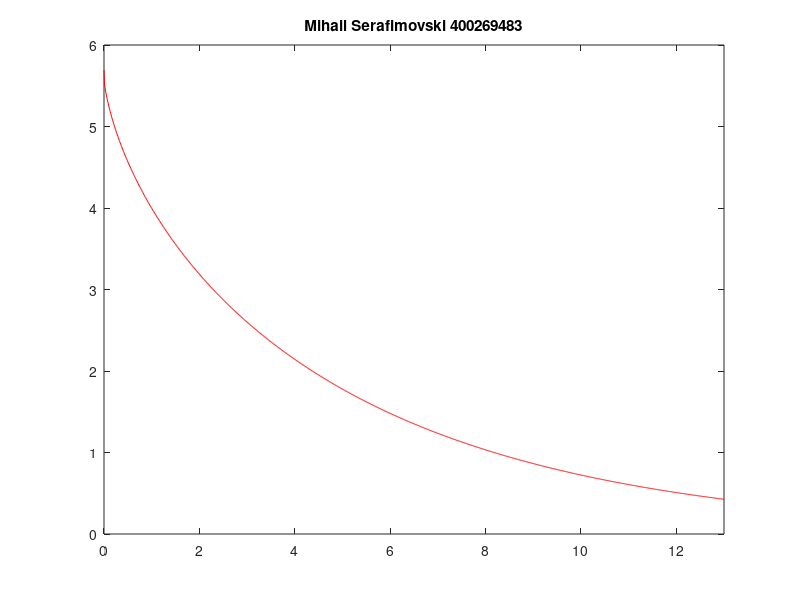

MATLAB code for this plot:
h1 = 0.4;
h2 = 0.2;
h3 = 0.1;
X = 2;
N1 = round(X/h1);
N2 = round(X/h2);
N3 = round(X/h3);
x = zeros(1,N1+1);
y = zeros(1,N1+1);

x(1) = 0;
y(1) = 2;


for n = 1:N1
  x(n+1) = x(n) + h1;
  y(n+1) = y(n) + h1*(x(n)*x(n)*y(n)/3);
end
x1=x;
y1=y;

for n = 1:N2
  x(n+1) = x(n) + h2;
  y(n+1) = y(n) + h2*(x(n)*x(n)*y(n)/3);
end
x2=x;
y2=y;

for n = 1:N3
  x(n+1) = x(n) + h3;
  y(n+1) = y(n) + h3*(x(n)*x(n)*y(n)/3);
end
x3=x;
y3=y;

yExact = 2*exp((1/9)*x3.^3);
error = abs(y3-yExact);


plot(x,yExact,'r',x1,y1,'b',x2,y2,'g',x3,y3,'k'); % plotting
title('Mihail Serafimovski 400269483'); % figure's title,
legend('exact solution','h=0.4','h=0.2','h=0.1', 'Location','NorthWest'); % legend
xlabel('x'); ylabel('y'); % and axis labels
xlim([0 2])


h = 0.01;
X = 13;
N = round(X/h);

x = zeros(1,N+1);
y = zeros(1,N+1);

x(1) = 0;
y(1) = 5.69;

for n = 1:N
  x(n+1) = x(n) + h;
  y(n+1) = y(n) + h*(-y(n)/(sqrt(5.7^2 - y(n)^2)));
end

plot(x,y,'r'); % plotting
title('Mihail Serafimovski 400269483'); % figure's title,
xlim([0 13]);

